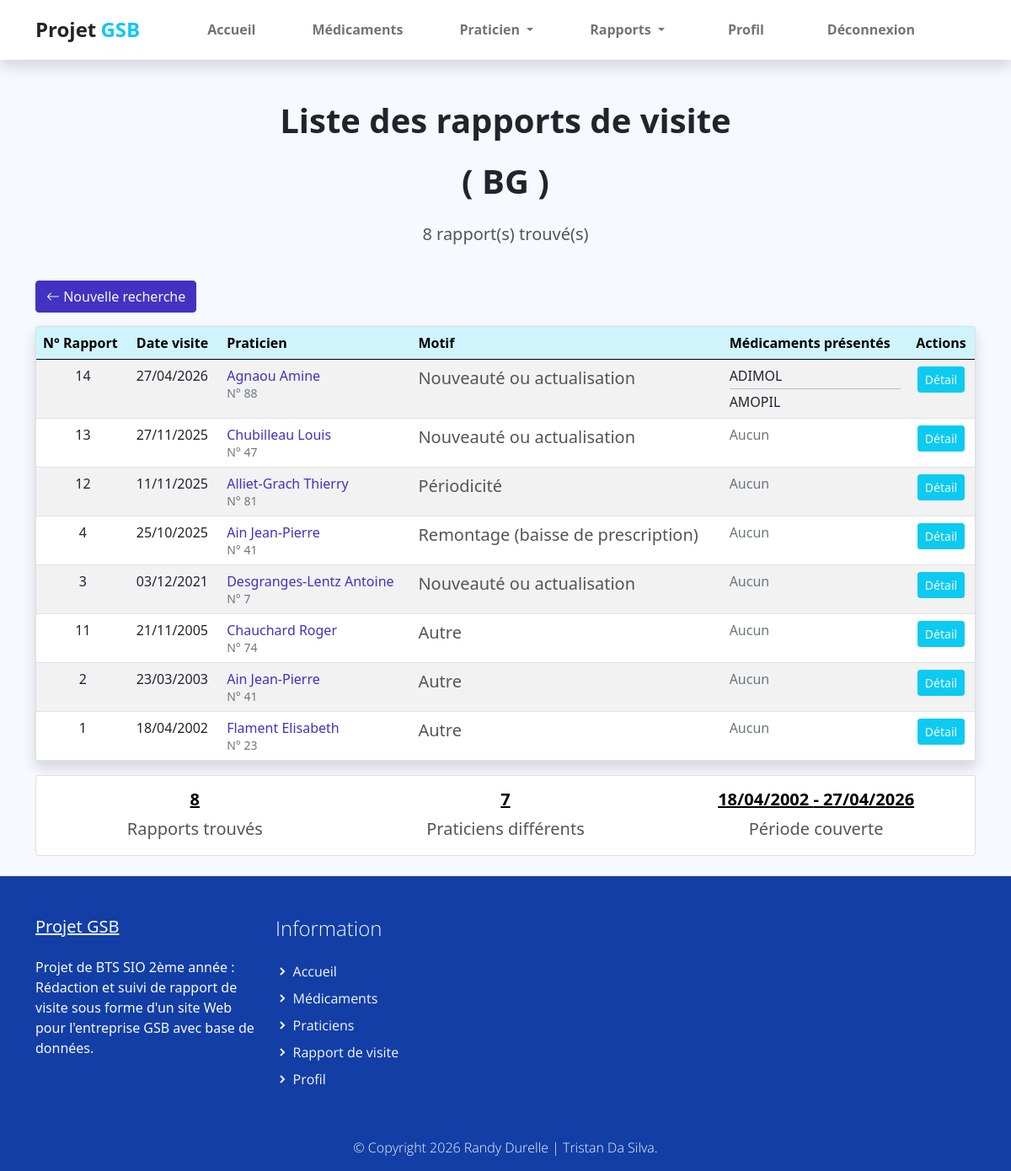
Before: /index.php?uc=consultation&action=mesRapports (signed in) with the older database file.
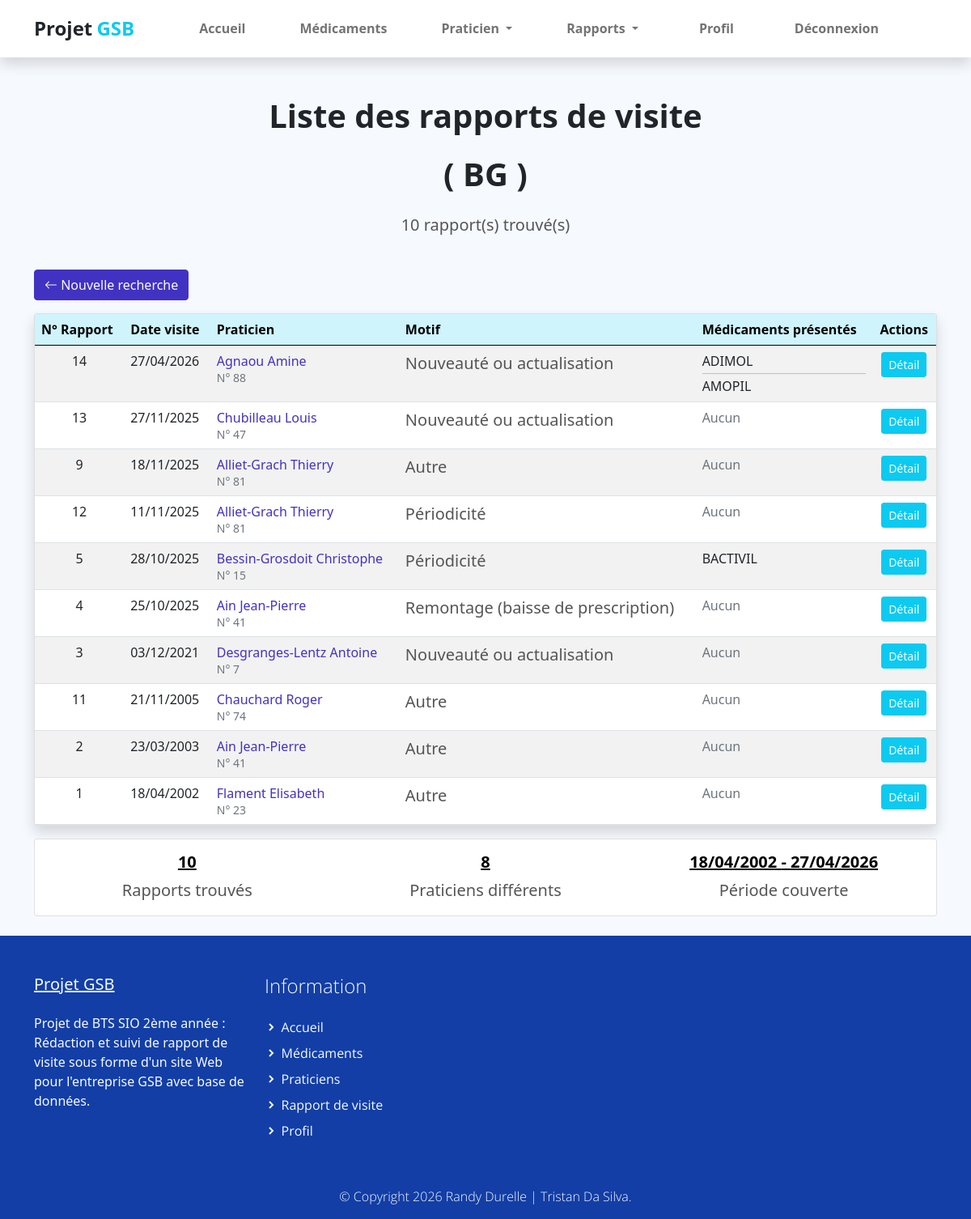
After: the same page with the newer database file.
### tables this page shows
CREATE TABLE IF NOT EXISTS `rapport_visite` (
  `COL_MATRICULE` varchar(10) NOT NULL,
  `RAP_NUM` int(11) NOT NULL,
  `RAP_DATEVISITE` date DEFAULT NULL,
  `RAP_BILAN` varchar(255) DEFAULT NULL,
  `RAP_MOTIF` int(11) DEFAULT NULL,
  `PRA_NUM` int(11) NOT NULL,
  `PRA_NUM_praticien` int(11) DEFAULT NULL,
  `MED_DEPOTLEGAL_1` varchar(10) DEFAULT NULL,
  `MED_DEPOTLEGAL_2` varchar(10) DEFAULT NULL,
  `AUTRE_MOTIF` varchar(50) NOT NULL,
  `ETAT_CODE` int(11) NOT NULL DEFAULT 1,
  PRIMARY KEY (`COL_MATRICULE`,`RAP_NUM`),
  KEY `rapport_visite_praticien2_FK` (`PRA_NUM`),
  KEY `FK_Rapport_Med1_unique` (`MED_DEPOTLEGAL_1`),
  KEY `FK_Rapport_Med2_unique` (`MED_DEPOTLEGAL_2`),
  KEY `FK_Rapport_PraRempl_unique` (`PRA_NUM_praticien`),
  KEY `FK_RAP_MOTIF` (`RAP_MOTIF`),
  KEY `ETAT_CODE` (`ETAT_CODE`)
);

CREATE TABLE IF NOT EXISTS `praticien` (
  `PRA_NUM` int(11) NOT NULL,
  `PRA_PRENOM` varchar(30) DEFAULT NULL,
  `PRA_NOM` varchar(30) DEFAULT NULL,
  `PRA_ADRESSE` varchar(50) DEFAULT NULL,
  `PRA_CP` varchar(5) DEFAULT NULL,
  `PRA_VILLE` varchar(25) DEFAULT NULL,
  `PRA_COEFNOTORIETE` float DEFAULT NULL,
  `TYP_CODE` varchar(3) NOT NULL,
  PRIMARY KEY (`PRA_NUM`),
  KEY `praticien_type_praticien0_FK` (`TYP_CODE`)
);

CREATE TABLE IF NOT EXISTS `motif_visite` (
  `MOT_ID` int(11) NOT NULL AUTO_INCREMENT,
  `MOT_LIBELLE` varchar(100) NOT NULL,
  PRIMARY KEY (`MOT_ID`)
);

### modele/historique.modele.inc.php (called while the page is built, shortened)
<?php
function getRapportsAvecFiltres($matricule, $dateDebut = null, $dateFin = null, $praticien = null, $region = null, $visiteur = null, $secteur = null)
{
    try {
        $monPdo = connexionPDO();
        $req = 'SELECT DISTINCT
                    r.COL_MATRICULE,
                    r.RAP_NUM,
                    r.RAP_DATEVISITE,
                    r.RAP_BILAN,
                    r.AUTRE_MOTIF,
                    p.PRA_NUM,
                    CONCAT(p.PRA_NOM, " ", p.PRA_PRENOM) as praticien_nom,
                    m.MOT_LIBELLE as motif,
                    r.MED_DEPOTLEGAL_1,
                    r.MED_DEPOTLEGAL_2,
                    med1.MED_NOMCOMMERCIAL as med1_nom,
                    med2.MED_NOMCOMMERCIAL as med2_nom,
                    e.ETAT_LIBELLE,
                    CONCAT(c.COL_NOM, " ", c.COL_PRENOM) as visiteur_nom
                FROM rapport_visite r
                INNER JOIN praticien p ON r.PRA_NUM = p.PRA_NUM
                INNER JOIN collaborateur c ON r.COL_MATRICULE = c.COL_MATRICULE
                LEFT JOIN motif_visite m ON r.RAP_MOTIF = m.MOT_ID
                LEFT JOIN medicament med1 ON r.MED_DEPOTLEGAL_1 = med1.MED_DEPOTLEGAL
                LEFT JOIN medicament med2 ON r.MED_DEPOTLEGAL_2 = med2.MED_DEPOTLEGAL
                LEFT JOIN etat e ON r.ETAT_CODE = e.ETAT_CODE
                WHERE r.ETAT_CODE = 2';
        if (!empty($secteur)) {
            $req .= ' AND p.PRA_NUM IN (
                        SELECT p2.PRA_NUM
                        FROM praticien p2
                        JOIN departement d ON CAST(LEFT(p2.PRA_CP, 2) AS UNSIGNED) = d.NoDEPT
                        JOIN region r ON d.REG_CODE = r.REG_CODE
                        WHERE r.SEC_CODE = :secteur
                    )';
        } else {
            $req .= ' AND r.COL_MATRICULE = :matricule';
        }
        $req .= ' ORDER BY r.RAP_DATEVISITE DESC';
        $stmt = $monPdo->prepare($req);
        if (!empty($secteur)) {
            $stmt->bindParam(':secteur', $secteur, PDO::PARAM_STR);
        } elseif (!empty($region)) {
            $stmt->bindParam(':region', $region, PDO::PARAM_STR);
        } else {
            $stmt->bindParam(':matricule', $matricule, PDO::PARAM_STR);
        }
        $stmt->execute();
        $result = $stmt->fetchAll();
        return $result;
    } catch (PDOException $e) {
        print "Erreur !: " . $e->getMessage();
        die();
    }
}
?>

### vues/v_listeRapports.php (the view, shortened to what the changed rows need)
<section class="bg-light">
    <div class="container">
        <div class="structure-hero pt-lg-5 pt-4">
            <h1 class="titre text-center">Liste des rapports de visite</h1>
            <h1 class="titre text-center">(
                <?php
                if ($_SESSION['habilitation'] == 3 && !isset($_REQUEST['region'])) {
                    echo $_SESSION['secteur'];
                } elseif (isset($_REQUEST['region'])) {
                    echo $_REQUEST['region'];
                } else {
                    echo $_SESSION['region'];
                }
                ?> )
            </h1>
            <p class="text text-center">
                <?php echo count($rapports); ?> rapport(s) trouvé(s)
            </p>
        </div>
        <div class="row justify-content-center py-4">
            <div class="col-12">
                <div class="mb-3">
                    <a href="index.php?uc=consultation&action=formulaire" class="btn btn-primary">
                        <i class="bi bi-arrow-left"></i> Nouvelle recherche
                    </a>
                </div>
                <div class="card shadow">
                    <div class="card-body p-0">
                        <div class="table-responsive">
                            <table class="table table-hover table-striped mb-0">
                                <thead class="table-info">
                                    <tr>
                                        <th>N° Rapport</th>
                                        <th>Date visite</th>
                                        <th>Praticien</th>
                                        <th>Motif</th>
                                        <th>Médicaments présentés</th>
                                        <th class="text-center">Actions</th>
                                    </tr>
                                </thead>
                                <tbody>
                                    <?php foreach ($rapports as $rapport): ?>
                                        <tr>
                                            <td class="text-center">
                                                <?php echo $rapport['RAP_NUM']; ?>
                                            </td>
                                            <td>
                                                <?php
                                                echo date('d/m/Y', strtotime($rapport['RAP_DATEVISITE']));
                                                ?>
                                            </td>
                                            <td>
                                                <a href="index.php?uc=praticien&action=afficherpraticien&praticien=<?php echo $rapport['PRA_NUM']; ?>"
                                                    class="text-decoration-none" title="Voir le détail du praticien">
                                                    <?php echo htmlspecialchars($rapport['praticien_nom']); ?>
                                                </a>
                                                <br>
                                                <small class="text-muted">N° <?php echo $rapport['PRA_NUM']; ?></small>
                                            </td>
                                            <td>
                                                <?php
                                                if (!empty($rapport['motif'])) {
                                                    echo '<span class="text">' .
                                                        htmlspecialchars($rapport['motif']) .
                                                        '</span>';
                                                } else {
                                                    echo '<span class="text-muted">Non spécifié</span>';
                                                }
                                                ?>
                                            </td>
                                            <td>
                                                <?php
                                                $medicaments = [];
                                                if (!empty($rapport['MED_DEPOTLEGAL_1'])) {
                                                    $medicaments[] = htmlspecialchars($rapport['med1_nom']);
                                                }
                                                if (!empty($rapport['MED_DEPOTLEGAL_2'])) {
                                                    $medicaments[] = htmlspecialchars($rapport['med2_nom']);
                                                }
                                                if (!empty($medicaments)) {
                                                    echo implode('<hr class="my-1">', $medicaments);
                                                } else {
                                                    echo '<span class="text-muted">Aucun</span>';
                                                }
                                                ?>
                                            </td>
                                            <td class="text-center">
                                                <a href="index.php?uc=consultation&action=detail&num=<?php echo $rapport['RAP_NUM']; ?>&mat=<?php echo $rapport['COL_MATRICULE']; ?>"
                                                    class="btn btn-sm btn-info text-light" title="Voir le détail complet">
                                                    Détail
                                                </a>
                                            </td>
                                        </tr>
                                    <?php endforeach; ?>
                                </tbody>
                            </table>
                        </div>
                    </div>
                </div>
                <div class="card mt-3">
                    <div class="card-body">
                        <div class="row text-center">
                            <div class="col-md-4">
                                <h5 class="carac"><?php echo count($rapports); ?></h5>
                                <small class="text">Rapports trouvés</small>
                            </div>
                            <div class="col-md-4">
                                <h5 class="carac">
                                    <?php
                                    $praticiens_uniques = array_unique(array_column($rapports, 'PRA_NUM'));
                                    echo count($praticiens_uniques);
                                    ?>
                                </h5>
                                <small class="text">Praticiens différents</small>
                            </div>
                            <div class="col-md-4">
                                <h5 class="carac">
                                    <?php
                                    $dates = array_column($rapports, 'RAP_DATEVISITE');
                                    $premiere_date = min($dates);
                                    $derniere_date = max($dates);
                                    echo date('d/m/Y', strtotime($premiere_date)) . ' - ' .
                                        date('d/m/Y', strtotime($derniere_date));
                                    ?>
                                </h5>
                                <small class="text">Période couverte</small>
                            </div>
                        </div>
                    </div>
                </div>
            </div>
        </div>
    </div>
</section>

Changed rows visible on the page:
now on this page (row edited): rapport_visite: RAP_NUM "9", RAP_DATEVISITE "18/11/2025", praticien_nom "Alliet-Grach Thierry", PRA_NUM.PRA_NUM "81", motif_visite.MOT_LIBELLE "Autre", shows "Aucun"
now on this page (row edited): rapport_visite: RAP_NUM "5", RAP_DATEVISITE "28/10/2025", praticien_nom "Bessin-Grosdoit Christophe", PRA_NUM.PRA_NUM "15", motif_visite.MOT_LIBELLE "Périodicité", medicaments "BACTIVIL"
Other visible differences:
count($rapports): "8" → "10"
count($praticiens_uniques): "7" → "8"
